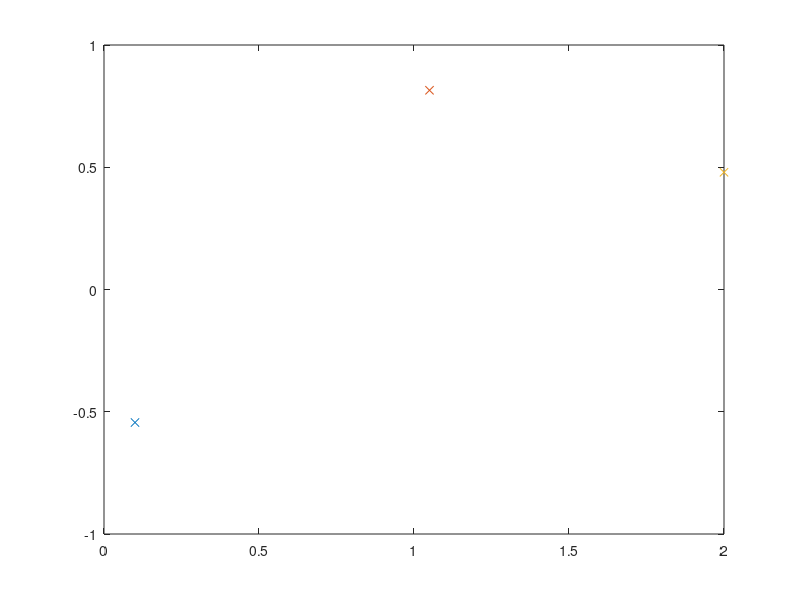

MATLAB code for this plot: (Note: this script raises an error after producing the figure.)
function IntAdaptiveTest
% function <a href="matlab:IntTrapezoidalTest">IntTrapezoidalTest</a>
% Test <a href="matlab:help IntTrapezoidal">IntTrapezoidal</a> on a representative scalar function.
% See <a href="matlab:NRweb">Numerical Renaissance: simulation, optimization, & control</a>, Section 9.4.
% Part of <a href="matlab:help NRC">Numerical Renaissance Codebase 1.0</a>, <a href="matlab:help NRchap09">Chapter 9</a>; please read the <a href="matlab:help NRcopyleft">copyleft</a>.
% See also IntRombergTest, IntAdaptiveTest.

disp('Testing the adaptive integration method.')
figure(1); clf; hold off; L=.1; R=2; b=(L+R)/2;
fa=Compute_f_Test(L); fb=Compute_f_Test(b); fc=Compute_f_Test(R);
[int,evals]=IntAdaptive(@Compute_f_Test,L,R,1e-4,3,fa,fb,fc)
end % function IntAdaptiveTest
%%%%%%%%%%%%%%%%%%%%%%%%%%%%%%%%%%%%%%%%%%%%%%%%%%%%%%%%%%%%%%%%%%%%%%%%%%%%%%%%%%%%%%%%%%%
function f=Compute_f_Test(x)
f=sin(1./x); plot(x,f,'x'); hold on
end % function Compute_f_Test
